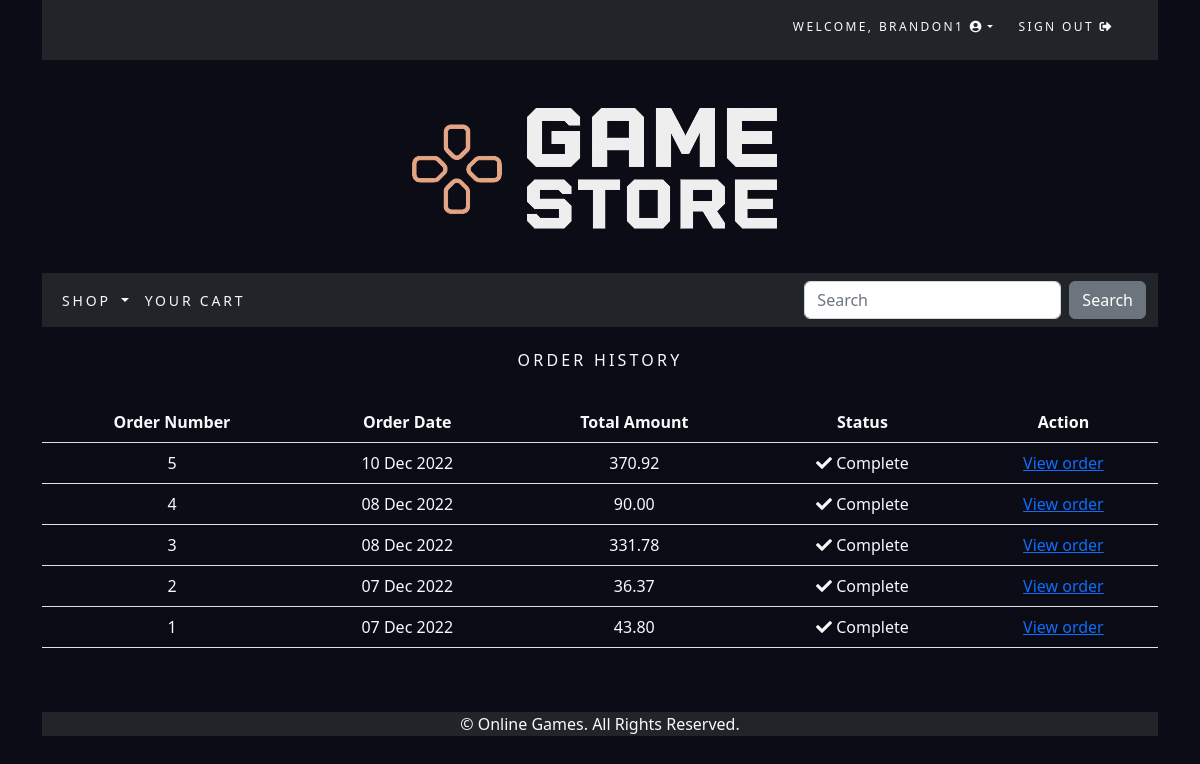
The page /order/history/ (signed in) on the database its author committed.
### accounts/models.py (models this page shows)
class CustomUser(AbstractUser):
    age = models.PositiveIntegerField(null=True, blank=True)

### order/models.py (models this page shows, shortened)
class Order(models.Model):
    token = models.CharField(max_length=250, blank=True)
    total = models.DecimalField(max_digits=10, decimal_places=2, verbose_name='Euro Order Total')
    emailAddress = models.EmailField(max_length=250, blank=True, verbose_name='Email Address')
    created = models.DateTimeField(auto_now_add=True)
    billingName = models.CharField(max_length=250, blank=True)
    billingAddress1 = models.CharField(max_length=250, blank=True)
    billingCity = models.CharField(max_length=250, blank=True)
    billingPostcode = models.CharField(max_length=10, blank=True)
    billingCountry = models.CharField(max_length=200, blank=True)
    shippingName = models.CharField(max_length=250, blank=True)
    shippingAddress1 = models.CharField(max_length=250, blank=True)
    shippingCity = models.CharField(max_length=250, blank=True)
    shippingPostcode = models.CharField(max_length=10, blank=True)
    shippingCountry = models.CharField(max_length=200, blank=True)
    voucher = models.ForeignKey(Voucher,
                                related_name='orders',
                                null=True,
                                blank=True,
                                on_delete=models.SET_NULL)
    discount = models.IntegerField(default = 0,
                                validators=[MinValueValidator(0),
                                MaxValueValidator(100)])
    class Meta:
        db_table = 'Order'
        ordering = ['-created']

### order/views.py (the view)
# urls.py: path('history/', views.orderHistory.as_view(), name='order_history'),
class orderHistory(LoginRequiredMixin, View):
    def get (self, request):
        if request.user.is_authenticated:
            email = str(request.user.email)
            order_details = Order.objects.filter(emailAddress=email)
        return render(request, 'order/orders_list.html', {'order_details': order_details})

### cart/context_processors.py (called while the page is built)
def counter(request):
    item_count = 0
    if 'admin' in request.path:
        return {}
    else:
        try:
            cart = Cart.objects.filter(cart_id=_cart_id(request))
            cart_items = CartItem.objects.all().filter(cart=cart[:1])
            for cart_item in cart_items:
                item_count += cart_item.quantity
        except Cart.DoesNotExist:
            item_count = 0
    return {'item_count':item_count}

### cart/views.py (called while the page is built)
def _cart_id(request):
    cart = request.session.session_key
    if not cart:
        cart = request.session.create()
    return cart

### shop/context_processors.py (called while the page is built)
def menu_links(request):
    links = Category.objects.all()
    return {'links':links}

### shop/models.py (called while the page is built)
    def get_absolute_url(self):
        return reverse('shop:products_by_category', args=[self.id])

### order/templates/order/orders_list.html (shortened to what this page needs)
{% extends "base.html" %}
{% load static %}
{% block content %}
    <div>
        <div class="text-center text-light">
            <br>
            <h1 class="text-center my_title">Order History</h1>
            <br>
            {% if order_details %}
            <table class="table table-striped text-light">
                <thead>
                    <tr>
                        <th>Order Number</th>
                        <th>Order Date</th>
                        <th>Total Amount</th>
                        <th>Status</th>
                        <th>Action</th>
                    </tr>
                </thead>
                <tbody>
                    {% for order in order_details %}
                    <tr class="text-light">
                        <td class="text-light">{{ order.id }}</td>
                        <td class="text-light">{{ order.created|date:"d M Y" }}</td>
                        <td class="text-light">{{ order.total }}</td>
                        <td class="text-light"><i class="fas fa-check"></i>&nbsp;Complete</td>
                        <td class="text-light"><a href="{% url 'order:order_detail' order.id %}">View order</a></td>
                    </tr>
                    {% endfor %}
                </tbody>
            </table>
            {% else %}
            <p class="text-light">You have not placed any orders yet.<br><br><a href="{% url 'shop:all_products' %}"
                                                           class="btn btn-secondary">Continue shopping</a></p>
            {% endif %}
        </div>
    </div>
    <br>
    <br>
{% endblock %}

### shop/templates/top-navbar.html (shortened to what this page needs)
<div class="container navbar-dark bg-dark">
    <div class="my_custom_menu">
        <ul>
            {% if user.is_authenticated %}
            <li class="text-light">
                Welcome, <a href="#" class="dropdown-toggle text-light" data-bs-toggle="dropdown"
                aria-haspopup="true" aria-expanded="false">{{ user.username }}
                <i class="fas fa-user-circle"></i></a>
            </li>
            <li>
                <a href="{% url 'logout' %}" class="text-light">Sign Out <i class="fas fa-sign-out-alt"></i></a>
            </li>
            {% endif %}
        </ul>
    </div>
</div>

### static/css/custom.css (style rules this page uses)
.my_title { font-size: 16px; text-transform: uppercase; letter-spacing: .2em; }
.my_custom_menu { text-align: right !important; }
.my_custom_menu ul li { list-style: none; color: #000; text-transform: uppercase; letter-spacing: .2em; font-size: 12px; padding-right: 20px; display: inline; }
.my_custom_menu ul li a { text-decoration: none; color: #000; list-style: none; text-transform: uppercase; letter-spacing: .2em; font-size: 12px; }
.my-body { background-color: #0b0c16; }

### rows shown on the page
CustomUser: username "BRANDON1"
Order: id "5", created "10 Dec 2022", total "370.92"
Order: id "4", created "08 Dec 2022", total "90.00"
Order: id "3", created "08 Dec 2022", total "331.78"
Order: id "2", created "07 Dec 2022", total "36.37"
Order: id "1", created "07 Dec 2022", total "43.80"
